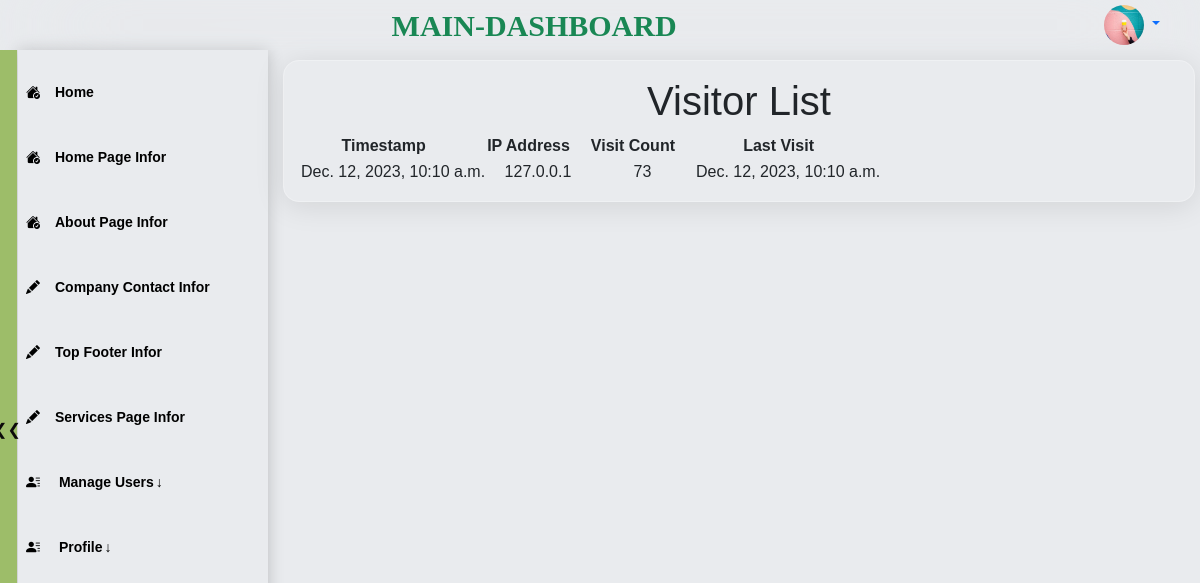
/visit-list/ (signed in), run on an earlier commit of the app's database.
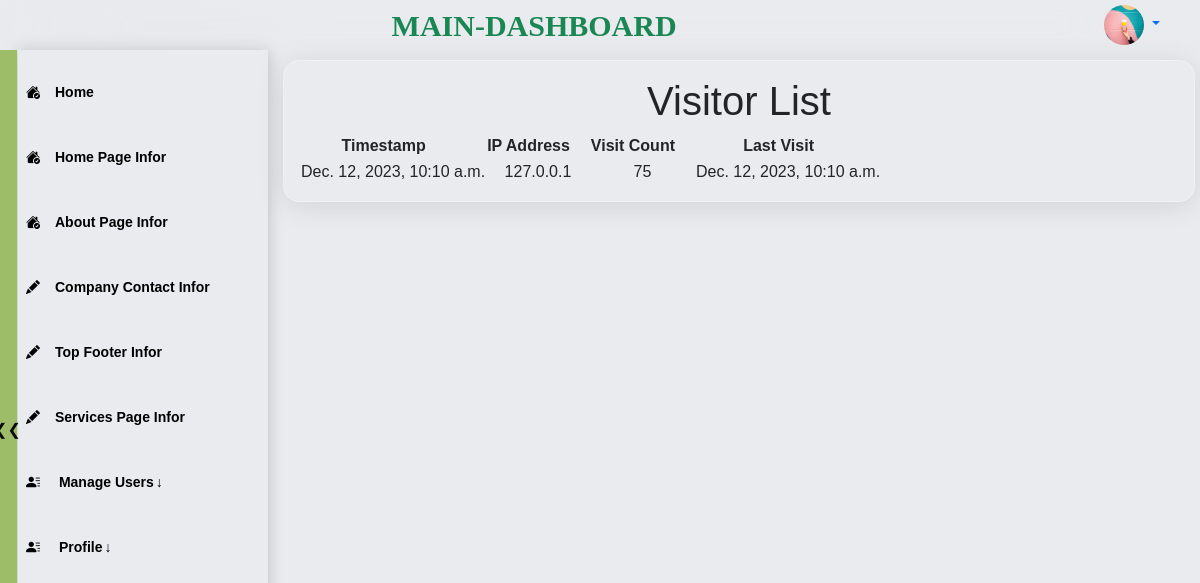
And on a later commit of the database.
### visitors_counter/models.py (models this page shows, shortened)
class Visit(models.Model):
    timestamp = models.DateTimeField(default=timezone.now)
    ip_address = models.GenericIPAddressField()
    visit_count = models.PositiveIntegerField(default=1)
    last_visit = models.DateTimeField(default=timezone.now)  # Add this line for last_visit
    @classmethod
    def get_total_visitors_and_visits(cls):
        total_visitors = cls.objects.aggregate(total_visitors=Count('ip_address', distinct=True))
        total_visits = cls.objects.aggregate(total_visits=Sum('visit_count'))
        return total_visitors['total_visitors'], total_visits['total_visits']

### visitors_counter/admin_views/visitors_count_views.py (the view)
# urls.py: path('visit-list/', visit_list, name='visit_list'),
@login_required
@staff_member_required
def visit_list(request):
    total_visitors, total_visits = Visit.get_total_visitors_and_visits()
    visitors = Visit.objects.all()
    return render(request, 'maindashboard/visitors_counter/visit_list.html', {
        'visitors': visitors,
        'total_visitors': total_visitors,
        'total_visits': total_visits,
    })

### users/context_processors.py (called while the page is built)
def user_info(request):
    if request.user.is_authenticated:
        user = User.objects.get(pk=request.user.pk)
    else:
        user = None
    return {'user_info': user}

### templates/maindashboard/visitors_counter/visit_list.html (shortened to what this page needs)
{% extends 'maindashboard/dashboard_base.html'  %}
{% load static %}
{% block head %}
<link rel="stylesheet" href="{% static 'css/description.css' %}" type="text/css">
<link rel="stylesheet" href="{% static 'css/contact.css' %}" type="text/css">
{% endblock head %}
{% block content %}
<section class="s2 contact ">
    <div id="contact-page" class="item container">
        <h1>Visitor List</h1>
        <table>
            <thead>
                <tr>
                    <th>Timestamp</th>
                    <th>IP Address</th>
                    <th>Visit Count</th>
                    <th>Last Visit</th>
                </tr>
            </thead>
            <tbody>
                {% for visitor in visitors %}
                <tr>
                    <td>{{ visitor.timestamp }}</td>
                    <td>{{ visitor.ip_address }}</td>
                    <td>{{ visitor.visit_count }}</td>
                    <td>{{ visitor.last_visit }}</td>
                </tr>
                {% endfor %}
            </tbody>
        </table>
    </div>
</section>
{% endblock%}

What changed in the data, as far as the page shows it:
changed Visit: visit_count "73" → "75"
